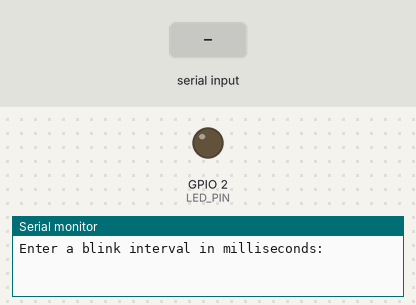
The sketch below on a simulated ESP32. On the bench: output pins drawn as LEDs (lit = HIGH), the last lines printed to the serial monitor. The test bench sets the inputs (shaded band).

Above: at 0.8 s.
0.9 s: "5\n" received over Serial
At 1.5 s:
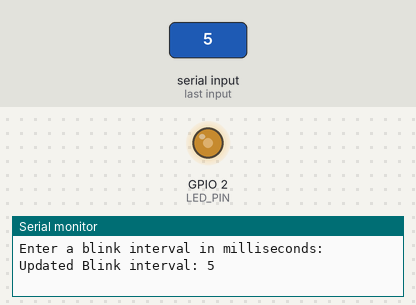
2.5 s: "90,45\n" received over Serial
At 4.24 s:
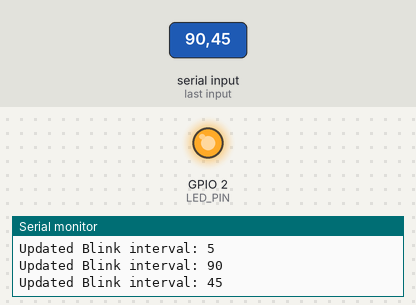
Timing chart, 0 to 11.5 s (numbered marks = the images above; inputs shaded):
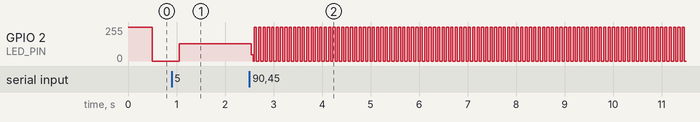

Measured:
- after the input at 2.5 s, GPIO 2 (LED_PIN): 128/255 → 46/255 at once, then repeats every 0.07 s: 0/255 0.02 s, 255/255 0.05 s

The sketch:

part3_challenge.ino
```cpp
/* Using FreeRTOS, create two separate tasks.
 * One listens for an integer over UART (from the Serial Monitor)
 * and sets a variable when it sees an integer.
 * The other task blinks the onboard LED (or other connected LED)
 * at a rate specified by that integer.
 * In effect, you want to create a multi-threaded system
 * that allows for the user interface to run concurrently
 * with the control task (the blinking LED).
 */

// use only core 1 for demo purposes
#if CONFIG_FREERTOS_UNICORE
static const BaseType_t APP_CPU = 0;
#else
static const BaseType_t APP_CPU = 1;
#endif

// LED pin
static const int LED_PIN = 2;

// Declare a global variable to hold the blink interval
int blink_interval = 500;  // Default value in milliseconds

//**********************************************
// Tasks

// task: listen for input from UART (Serial Monitor)
void listenForInput(void *parameter) {
  Serial.println("Enter a blink interval in milliseconds:");

  while (1) {
    if (Serial.available() > 0) {
      int input_value = Serial.parseInt();  // Read the integer from the serial monitor
      if (input_value > 0) {
        blink_interval = input_value;
        Serial.print("Updated Blink interval: ");
        Serial.println(blink_interval);
      }
    }
    vTaskDelay(10 / portTICK_PERIOD_MS);  // small delay to avoid busy loop
  }
}

// task: Blink LED at rate set by global variable
void toggleLED(void *parameter) {
  while (1) {
    digitalWrite(LED_PIN, HIGH);
    vTaskDelay(blink_interval / portTICK_PERIOD_MS);
    digitalWrite(LED_PIN, LOW);
    vTaskDelay(blink_interval / portTICK_PERIOD_MS);
  }
}

// *******************************************
// Main (runs as its own task with priority 1 on core 1)
void setup() {
  // put your setup code here, to run once:
  Serial.begin(115200);

  // configure pin
  pinMode(LED_PIN, OUTPUT);

  // task to run forever
  xTaskCreatePinnedToCore(toggleLED, "Toggle LED", 1024, NULL, 1, NULL, APP_CPU);

  // task to run once with higher priority
  xTaskCreatePinnedToCore(listenForInput, "UART task", 1024, NULL, 2, NULL, APP_CPU);

  // Delete "setup and loop" task
  vTaskDelete(NULL);
}

void loop() {
  // put your main code here, to run repeatedly:
}
```
